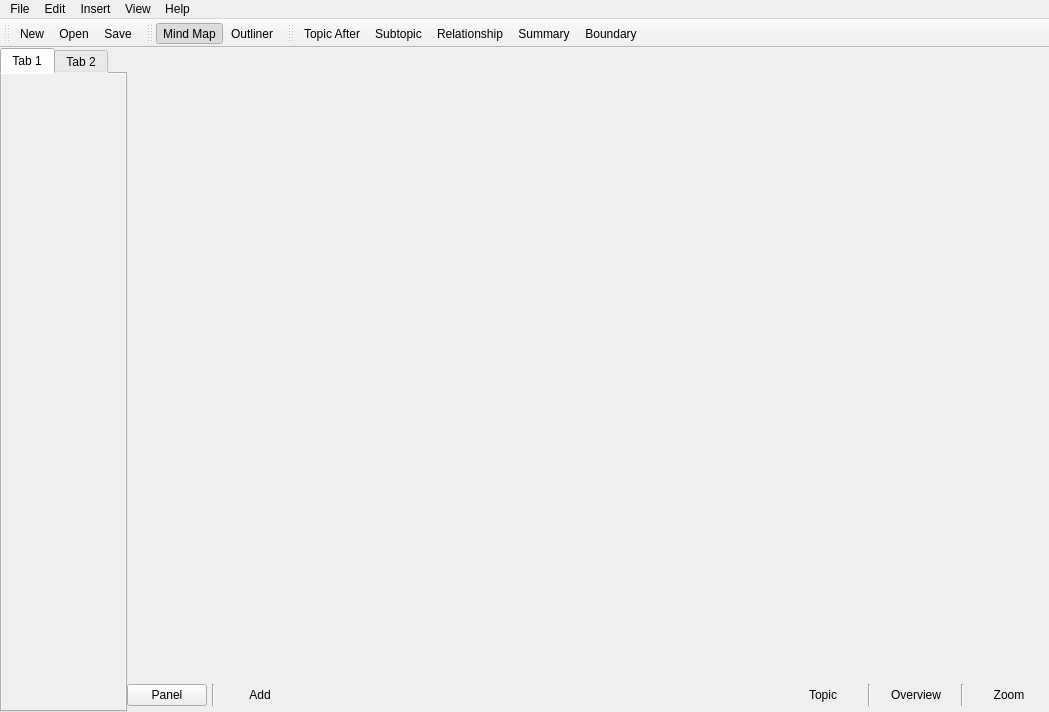
<?xml version="1.0" encoding="UTF-8"?>
<ui version="4.0">
 <class>kmMainWindow</class>
 <widget class="QMainWindow" name="kmMainWindow">
  <property name="geometry">
   <rect>
    <x>0</x>
    <y>0</y>
    <width>1049</width>
    <height>712</height>
   </rect>
  </property>
  <property name="windowTitle">
   <string>KMind</string>
  </property>
  <widget class="QWidget" name="centralwidget">
   <layout class="QHBoxLayout" name="horizontalLayout_2" stretch="0,1">
    <property name="spacing">
     <number>0</number>
    </property>
    <property name="leftMargin">
     <number>0</number>
    </property>
    <property name="topMargin">
     <number>0</number>
    </property>
    <property name="rightMargin">
     <number>0</number>
    </property>
    <property name="bottomMargin">
     <number>0</number>
    </property>
    <item>
     <widget class="QTabWidget" name="tabWidget">
      <property name="styleSheet">
       <string notr="true">background-color:rgb(240, 240, 240)</string>
      </property>
      <widget class="QWidget" name="tab">
       <attribute name="title">
        <string>Tab 1</string>
       </attribute>
      </widget>
      <widget class="QWidget" name="tab_2">
       <attribute name="title">
        <string>Tab 2</string>
       </attribute>
      </widget>
     </widget>
    </item>
    <item>
     <layout class="QVBoxLayout" name="verticalLayout">
      <item>
       <widget class="QStackedWidget" name="stackedWidget">
        <property name="currentIndex">
         <number>0</number>
        </property>
        <widget class="QWidget" name="page">
         <layout class="QVBoxLayout" name="verticalLayout_2">
          <property name="leftMargin">
           <number>0</number>
          </property>
          <property name="topMargin">
           <number>0</number>
          </property>
          <property name="rightMargin">
           <number>0</number>
          </property>
          <property name="bottomMargin">
           <number>0</number>
          </property>
          <item>
           <widget class="QScrollArea" name="scrollArea">
            <property name="frameShape">
             <enum>QFrame::NoFrame</enum>
            </property>
            <property name="widgetResizable">
             <bool>true</bool>
            </property>
            <widget class="kmPaintWidget" name="scrollAreaWidgetContents">
             <property name="geometry">
              <rect>
               <x>0</x>
               <y>0</y>
               <width>879</width>
               <height>591</height>
              </rect>
             </property>
            </widget>
           </widget>
          </item>
         </layout>
        </widget>
        <widget class="QWidget" name="page_2"/>
       </widget>
      </item>
      <item>
       <layout class="QHBoxLayout" name="horizontalLayout">
        <property name="spacing">
         <number>5</number>
        </property>
        <property name="bottomMargin">
         <number>6</number>
        </property>
        <item>
         <widget class="QPushButton" name="pushButton_Panel">
          <property name="text">
           <string>Panel</string>
          </property>
         </widget>
        </item>
        <item>
         <widget class="Line" name="line">
          <property name="orientation">
           <enum>Qt::Vertical</enum>
          </property>
         </widget>
        </item>
        <item>
         <widget class="QPushButton" name="pushButton_Add">
          <property name="text">
           <string>Add</string>
          </property>
          <property name="flat">
           <bool>true</bool>
          </property>
         </widget>
        </item>
        <item>
         <spacer name="horizontalSpacer">
          <property name="orientation">
           <enum>Qt::Horizontal</enum>
          </property>
          <property name="sizeHint" stdset="0">
           <size>
            <width>40</width>
            <height>20</height>
           </size>
          </property>
         </spacer>
        </item>
        <item>
         <widget class="QPushButton" name="pushButton_Topic">
          <property name="text">
           <string>Topic</string>
          </property>
          <property name="flat">
           <bool>true</bool>
          </property>
         </widget>
        </item>
        <item>
         <widget class="Line" name="line_2">
          <property name="orientation">
           <enum>Qt::Vertical</enum>
          </property>
         </widget>
        </item>
        <item>
         <widget class="QPushButton" name="pushButton_Overview">
          <property name="text">
           <string>Overview</string>
          </property>
          <property name="flat">
           <bool>true</bool>
          </property>
         </widget>
        </item>
        <item>
         <widget class="Line" name="line_3">
          <property name="orientation">
           <enum>Qt::Vertical</enum>
          </property>
         </widget>
        </item>
        <item>
         <widget class="QPushButton" name="pushButton_Zoom">
          <property name="text">
           <string>Zoom</string>
          </property>
          <property name="flat">
           <bool>true</bool>
          </property>
         </widget>
        </item>
       </layout>
      </item>
     </layout>
    </item>
   </layout>
  </widget>
  <widget class="QMenuBar" name="menubar">
   <property name="geometry">
    <rect>
     <x>0</x>
     <y>0</y>
     <width>1049</width>
     <height>30</height>
    </rect>
   </property>
   <widget class="QMenu" name="menuFile">
    <property name="title">
     <string>File</string>
    </property>
    <widget class="QMenu" name="menuImport">
     <property name="title">
      <string>Import</string>
     </property>
     <addaction name="actionXMind"/>
    </widget>
    <widget class="QMenu" name="menuExport">
     <property name="title">
      <string>Export</string>
     </property>
     <addaction name="actionPNG"/>
     <addaction name="actionSVG"/>
     <addaction name="actionPDF"/>
     <addaction name="actionMarkdown"/>
     <addaction name="actionLaTeX"/>
    </widget>
    <addaction name="actionNew"/>
    <addaction name="actionOpen"/>
    <addaction name="actionOpen_Recent"/>
    <addaction name="separator"/>
    <addaction name="actionSave"/>
    <addaction name="actionSave_As"/>
    <addaction name="separator"/>
    <addaction name="menuImport"/>
    <addaction name="menuExport"/>
    <addaction name="separator"/>
    <addaction name="actionClose"/>
    <addaction name="separator"/>
    <addaction name="actionExit"/>
   </widget>
   <widget class="QMenu" name="menuEdit">
    <property name="title">
     <string>Edit</string>
    </property>
    <addaction name="actionUndo"/>
    <addaction name="actionRedo"/>
    <addaction name="separator"/>
    <addaction name="actionCut"/>
    <addaction name="actionCopy"/>
    <addaction name="actionPaste"/>
    <addaction name="actionDelete"/>
    <addaction name="separator"/>
    <addaction name="actionPreferences"/>
   </widget>
   <widget class="QMenu" name="menuView">
    <property name="title">
     <string>View</string>
    </property>
    <addaction name="actionMind_Map"/>
    <addaction name="actionOutliner"/>
   </widget>
   <widget class="QMenu" name="menuHelp">
    <property name="title">
     <string>Help</string>
    </property>
    <addaction name="actionQuick_Start"/>
    <addaction name="separator"/>
    <addaction name="actionAbout"/>
   </widget>
   <widget class="QMenu" name="menuInsert">
    <property name="title">
     <string>Insert</string>
    </property>
    <addaction name="actionSubtopic"/>
    <addaction name="actionTopic_After"/>
    <addaction name="actionTopic_Before"/>
    <addaction name="actionParent_Topic"/>
    <addaction name="actionFloating_Topic"/>
    <addaction name="separator"/>
    <addaction name="actionRelationship"/>
    <addaction name="actionSummary"/>
    <addaction name="actionBoundary"/>
    <addaction name="separator"/>
    <addaction name="actionMarker"/>
    <addaction name="actionSticker"/>
    <addaction name="actionLocal_Image"/>
   </widget>
   <addaction name="menuFile"/>
   <addaction name="menuEdit"/>
   <addaction name="menuInsert"/>
   <addaction name="menuView"/>
   <addaction name="menuHelp"/>
  </widget>
  <widget class="QToolBar" name="toolBar">
   <property name="windowTitle">
    <string>toolBar</string>
   </property>
   <attribute name="toolBarArea">
    <enum>TopToolBarArea</enum>
   </attribute>
   <attribute name="toolBarBreak">
    <bool>false</bool>
   </attribute>
   <addaction name="actionNew"/>
   <addaction name="actionOpen"/>
   <addaction name="actionSave"/>
  </widget>
  <widget class="QToolBar" name="toolBar_2">
   <property name="windowTitle">
    <string>toolBar_2</string>
   </property>
   <attribute name="toolBarArea">
    <enum>TopToolBarArea</enum>
   </attribute>
   <attribute name="toolBarBreak">
    <bool>false</bool>
   </attribute>
   <addaction name="actionMind_Map"/>
   <addaction name="actionOutliner"/>
  </widget>
  <widget class="QToolBar" name="toolBar_3">
   <property name="windowTitle">
    <string>toolBar_3</string>
   </property>
   <attribute name="toolBarArea">
    <enum>TopToolBarArea</enum>
   </attribute>
   <attribute name="toolBarBreak">
    <bool>false</bool>
   </attribute>
   <addaction name="actionTopic_After"/>
   <addaction name="actionSubtopic"/>
   <addaction name="actionRelationship"/>
   <addaction name="actionSummary"/>
   <addaction name="actionBoundary"/>
  </widget>
  <action name="actionNew">
   <property name="text">
    <string>New</string>
   </property>
  </action>
  <action name="actionOpen">
   <property name="text">
    <string>Open</string>
   </property>
  </action>
  <action name="actionSave">
   <property name="text">
    <string>Save</string>
   </property>
  </action>
  <action name="actionSave_As">
   <property name="text">
    <string>Save As</string>
   </property>
  </action>
  <action name="actionClose">
   <property name="text">
    <string>Close</string>
   </property>
  </action>
  <action name="actionExit">
   <property name="text">
    <string>Exit</string>
   </property>
  </action>
  <action name="actionUndo">
   <property name="text">
    <string>Undo</string>
   </property>
  </action>
  <action name="actionRedo">
   <property name="text">
    <string>Redo</string>
   </property>
  </action>
  <action name="actionCut">
   <property name="text">
    <string>Cut</string>
   </property>
  </action>
  <action name="actionCopy">
   <property name="text">
    <string>Copy</string>
   </property>
  </action>
  <action name="actionPaste">
   <property name="text">
    <string>Paste</string>
   </property>
  </action>
  <action name="actionDelete">
   <property name="text">
    <string>Delete</string>
   </property>
  </action>
  <action name="actionPreferences">
   <property name="text">
    <string>Preferences</string>
   </property>
  </action>
  <action name="actionQuick_Start">
   <property name="text">
    <string>Quick Start</string>
   </property>
  </action>
  <action name="actionAbout">
   <property name="text">
    <string>About</string>
   </property>
  </action>
  <action name="actionSubtopic">
   <property name="text">
    <string>Subtopic</string>
   </property>
  </action>
  <action name="actionTopic_After">
   <property name="text">
    <string>Topic After</string>
   </property>
  </action>
  <action name="actionTopic_Before">
   <property name="text">
    <string>Topic Before</string>
   </property>
  </action>
  <action name="actionParent_Topic">
   <property name="text">
    <string>Parent Topic</string>
   </property>
  </action>
  <action name="actionFloating_Topic">
   <property name="text">
    <string>Floating Topic</string>
   </property>
  </action>
  <action name="actionRelationship">
   <property name="text">
    <string>Relationship</string>
   </property>
  </action>
  <action name="actionSummary">
   <property name="text">
    <string>Summary</string>
   </property>
  </action>
  <action name="actionBoundary">
   <property name="text">
    <string>Boundary</string>
   </property>
  </action>
  <action name="actionMarker">
   <property name="text">
    <string>Marker</string>
   </property>
  </action>
  <action name="actionSticker">
   <property name="text">
    <string>Sticker</string>
   </property>
  </action>
  <action name="actionLocal_Image">
   <property name="text">
    <string>Local Image</string>
   </property>
  </action>
  <action name="actionOpen_Recent">
   <property name="text">
    <string>Open Recent</string>
   </property>
  </action>
  <action name="actionMind_Map">
   <property name="checkable">
    <bool>true</bool>
   </property>
   <property name="checked">
    <bool>true</bool>
   </property>
   <property name="text">
    <string>Mind Map</string>
   </property>
  </action>
  <action name="actionOutliner">
   <property name="checkable">
    <bool>true</bool>
   </property>
   <property name="text">
    <string>Outliner</string>
   </property>
  </action>
  <action name="actionXMind">
   <property name="text">
    <string>XMind</string>
   </property>
  </action>
  <action name="actionPNG">
   <property name="text">
    <string>PNG</string>
   </property>
  </action>
  <action name="actionJPG">
   <property name="text">
    <string>JPG</string>
   </property>
  </action>
  <action name="actionSVG">
   <property name="text">
    <string>SVG</string>
   </property>
  </action>
  <action name="actionMarkdown">
   <property name="text">
    <string>Markdown</string>
   </property>
  </action>
  <action name="actionPDF">
   <property name="text">
    <string>PDF</string>
   </property>
  </action>
  <action name="actionLaTeX">
   <property name="text">
    <string>LaTeX</string>
   </property>
  </action>
 </widget>
 <customwidgets>
  <customwidget>
   <class>kmPaintWidget</class>
   <extends>QWidget</extends>
   <header>kmPaintWidget.h</header>
   <container>1</container>
  </customwidget>
 </customwidgets>
 <resources/>
 <connections/>
</ui>
